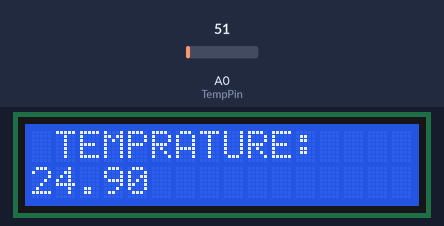
Bench run of a sketch on a simulated Arduino Uno, built with avr-gcc and run on an emulated ATmega328P. Shown: 16×2 character LCD. Inputs (shaded band) come from the test bench; at power-on: A0 (TempPin) = 51. What the sketch prints to the serial monitor is not drawn.

Above: at 1.2 s.
1.3 s: A0 (TempPin) set to 61
At 2.5 s:
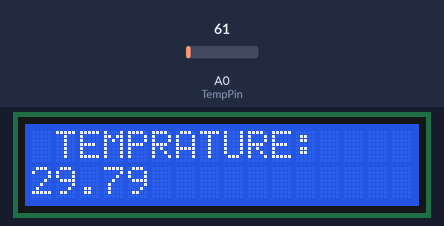
3.5 s: A0 (TempPin) set to 71
At 5.2 s:
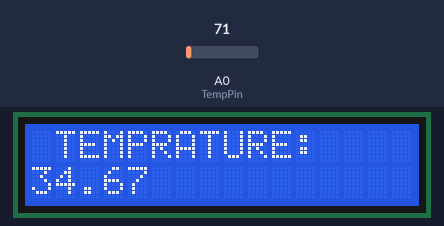
5.5 s: A0 (TempPin) set to 86
At 7.0 s:
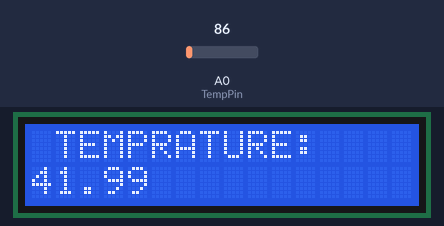
Timing chart, 0 to 8.5 s (numbered marks = the images above; inputs shaded):
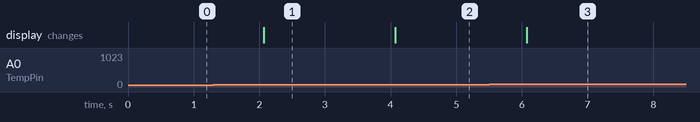

The sketch:

LM35_Connection_V_1.ino.ino
```cpp
//LM35 Connection V 1
// Display the Temp in LCD
#include <LiquidCrystal.h>
#define TempPin A0

float temp = 0.00;
LiquidCrystal lcd(7,8,9,10,11,12);
int tempPin = 0;

void setup()
{
  Serial.begin(9600);
  lcd.begin(16,2);
  lcd.setCursor(1,0);
  lcd.write("TEMPRATURE: ");
}

void loop()
{
  temp = analogRead(TempPin);
  temp = temp * 0.48828125;
  Serial.print("TEMPRATURE = ");
  Serial.print(temp);
  Serial.print("*C");
  Serial.println();
  lcd.setCursor(0,1);
  lcd.print(temp);
  delay(1000);
}
```

Measured:
- after the input at 1.3 s, the display: changes after 0.77 s (image 1)
- after the input at 3.5 s, the display: changes after 0.57 s (image 2)
- after the input at 5.5 s, the display: changes after 0.58 s (image 3)
